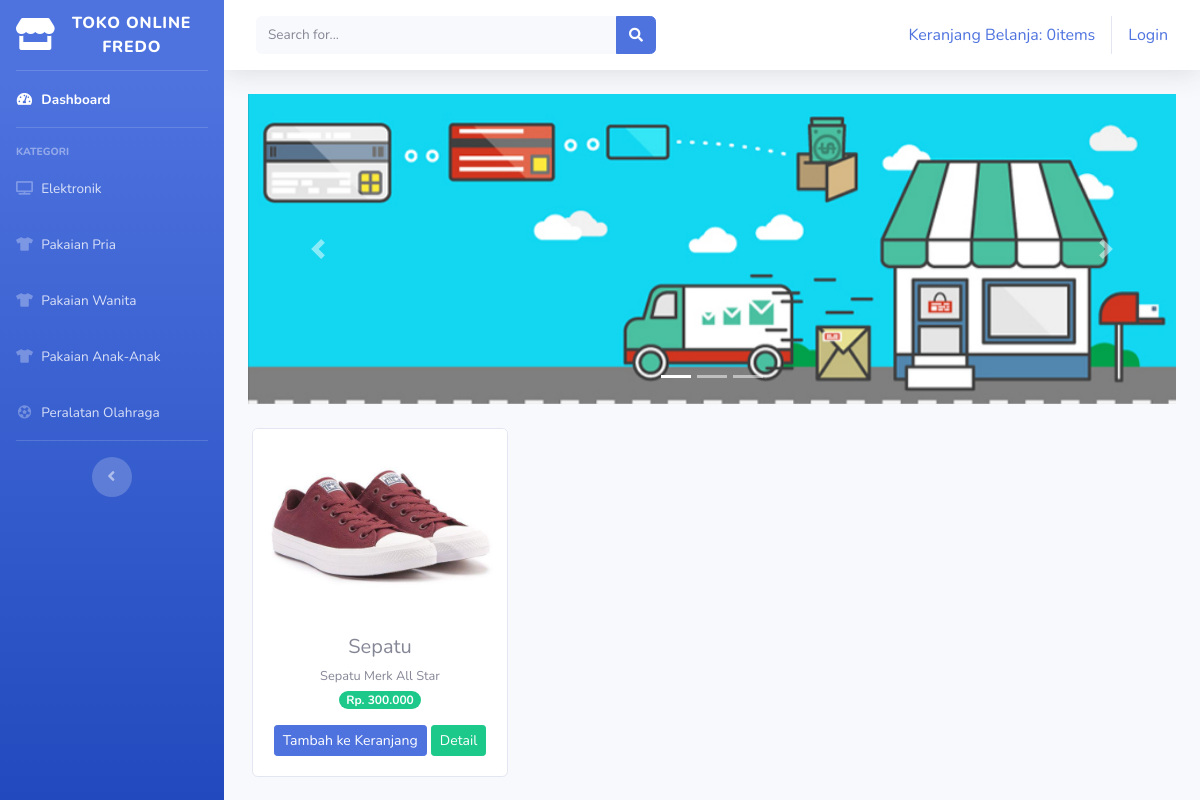
Page /index.php/kategori/peralatan_olahraga on the committed database.
### tables this page shows
CREATE TABLE `tb_barang` (
  `id_barang` int(11) NOT NULL,
  `nama_barang` varchar(120) NOT NULL,
  `keterangan` varchar(225) NOT NULL,
  `kategori` varchar(60) NOT NULL,
  `harga` int(11) NOT NULL,
  `stok` int(4) NOT NULL,
  `gambar` text NOT NULL
);

### application/controllers/Kategori.php (called while the page is built, shortened)
<?php
class Kategori extends CI_Controller{
	public function peralatan_olahraga()
	{
		$data['peralatan_olahraga'] = $this->model_kategori->data_peralatan_olahraga()->result();
		$this->load->view('templates/header');
		$this->load->view('templates/sidebar');
		$this->load->view('peralatan_olahraga',$data);
		$this->load->view('templates/footer');
	}
}
?>

### index.php (called while the page is built, shortened)
<?php
require_once BASEPATH.'core/CodeIgniter.php';

### application/models/model_kategori.php (called while the page is built, shortened)
<?php
class Model_kategori extends CI_Model{
	public function data_peralatan_olahraga(){
		return $this->db->get_where("tb_barang", array('kategori' => 'peralatan olahraga'));
	}
}
?>

### application/views/peralatan_olahraga.php (the view, shortened to what this page needs)
<div class="container-fluid">
    <div id="carouselExampleIndicators" class="carousel slide" data-ride="carousel">
        <ol class="carousel-indicators">
            <li data-target="#carouselExampleIndicators" data-bs-slide-to="0" class="active"></li>
            <li data-target="#carouselExampleIndicators" data-slide-to="1"></li>
            <li data-target="#carouselExampleIndicators" data-slide-to="2"></li>
        </ol>
        <div class="carousel-inner">
            <div class="carousel-item active">
                <img src="<?php echo base_url('assets/img/slider1.jpg') ?>" class="d-block w-100" alt="...">
            </div>
        </div>
        <a class="carousel-control-prev" href="#carouselExampleIndicators" role="button" data-slide="prev">
            <span class="carousel-control-prev-icon" aria-hidden="true"></span>
        </a>
        <a class="carousel-control-next" href="#carouselExampleIndicators" role="button" data-slide="next">
            <span class="carousel-control-next-icon" aria-hidden="true"></span>
        </a>
    </div>
    <div class="row text-center mt-4">
        <?php foreach ($peralatan_olahraga as $barang) : ?>
            <div class="card ml-3 mb-3" style="width: 16rem;">
                <img src="<?php echo base_url(). '/uploads/'.$barang->gambar ?>" class="card-img-top" alt="...">
                <div class="card-body">
                    <h5 class="card-title mb-1"><?php echo $barang->nama_barang ?></h5>
                    <small><?php echo $barang->keterangan ?></small><br>
                    <span class="badge badge-pill badge-success mb-3">Rp. <?php echo number_format($barang->harga, 0,',','.')  ?></span>
                    <?php echo anchor('dashboard/tambah_ke_keranjang/' .$barang->id_barang, '<div class="btn btn-sm btn-primary">Tambah ke Keranjang</div>') ?>
                    <?php echo anchor('dashboard/detail/' .$barang->id_barang, '<div class="btn btn-sm btn-success">Detail</div>') ?>
                </div>
            </div>
        <?php endforeach; ?>
    </div>
</div>

### rows in the picture
tb_barang: gambar (picture), nama_barang "Sepatu", keterangan "Sepatu Merk All Star", harga "300.000", id_barang "Tambah ke Keranjang", id_barang "Detail"

### other values in the picture
anchor('dashboard/detail_keranjang', $keranjang) "Keranjang Belanja: 0items"
anchor('auth/login', 'Login') "Login"
